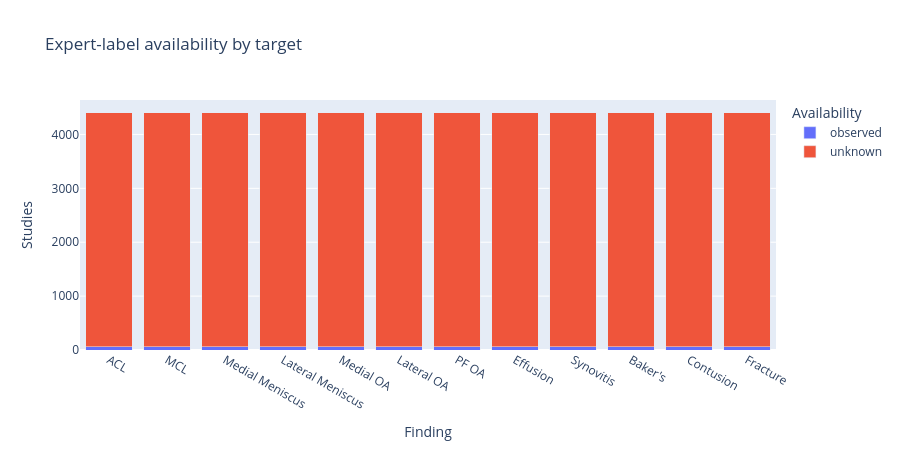

Here is the notebook cell this chart was saved with:
### Markdown cell above
## 2 · Supervision availability, not disease prevalence
**Observed** means an explicit binary expert label is present. **Unknown** is kept missing. This plot never interprets an unmentioned finding as negative and does not reveal the positive/negative distribution of the scarce expert subset.

### Code cell
availability = pd.read_csv(RUN / "label_availability.csv")
long = availability.melt(id_vars="target", value_vars=["observed", "unknown"], var_name="label_state", value_name="studies")
fig = px.bar(long, x="target", y="studies", color="label_state", barmode="stack", title="Expert-label availability by target")
fig.update_layout(xaxis_title="Finding", yaxis_title="Studies", height=450, legend_title_text="Availability")
fig.show(renderer="plotly_mimetype")

### Figure 1 — Plotly figure (JSON) as saved in the notebook; plotly's stock layout.template omitted (floating-point values rounded to 4 significant figures)
{"data": [{"hovertemplate": "label_state=observed<br>target=%{x}<br>studies=%{y}<extra></extra>", "legendgroup": "observed", "marker": {"color": "#636efa", "pattern": {"shape": ""}}, "name": "observed", "orientation": "v", "showlegend": true, "textposition": "auto", "type": "bar", "x": ["ACL", "MCL", "Medial Meniscus", "Lateral Meniscus", "Medial OA", "Lateral OA", "PF OA", "Effusion", "Synovitis", "Baker's", "Contusion", "Fracture"], "xaxis": "x", "y": [58, 58, 58, 58, 58, 58, 58, 58, 58, 58, 58, 58], "yaxis": "y"}, {"hovertemplate": "label_state=unknown<br>target=%{x}<br>studies=%{y}<extra></extra>", "legendgroup": "unknown", "marker": {"color": "#EF553B", "pattern": {"shape": ""}}, "name": "unknown", "orientation": "v", "showlegend": true, "textposition": "auto", "type": "bar", "x": ["ACL", "MCL", "Medial Meniscus", "Lateral Meniscus", "Medial OA", "Lateral OA", "PF OA", "Effusion", "Synovitis", "Baker's", "Contusion", "Fracture"], "xaxis": "x", "y": [4349, 4349, 4349, 4349, 4349, 4349, 4349, 4349, 4349, 4349, 4349, 4349], "yaxis": "y"}], "layout": {"barmode": "stack", "height": 450, "legend": {"title": {"text": "Availability"}, "tracegroupgap": 0}, "title": {"text": "Expert-label availability by target"}, "xaxis": {"anchor": "y", "domain": [0, 1], "title": {"text": "Finding"}}, "yaxis": {"anchor": "x", "domain": [0, 1], "title": {"text": "Studies"}}}}
